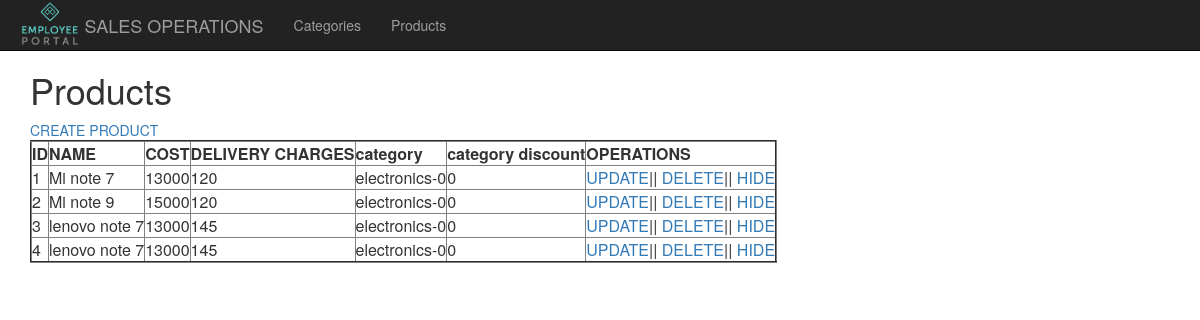
Screenshot of /products/ with the database file from the repository.
### product/models.py (models this page shows)
class Product(models.Model):
    name = models.CharField(max_length=250)
    cost = models.PositiveIntegerField(default=0)
    deliver_charges = models.PositiveIntegerField(default=0)
    category = models.ForeignKey(Category, on_delete=models.PROTECT)

class Category(models.Model):
    name=models.CharField(max_length=250)
    hide = models.BooleanField(default=False)
    discount = models.PositiveIntegerField(default=0)
    def __str__(self):
        return  "%s-%s" %(self.name, self.discount)

### product/views.py (the view)
# urls.py: path("products/", view_products)
def view_products(request):
    context = {"data": Product.objects.all()}
    return render(request, "products.html", context)

### product/templates/products.html
{% extends 'base.html'%}
{% block content%}
    <h1>Products</h1>
    <a href="/product/create/">CREATE PRODUCT</a>
    <table border="2">
        <tr>
            <th>ID</th>
            <th>NAME</th>
            <th>COST</th>
            <th>DELIVERY CHARGES</th>
            <th>category</th>
            <th>category discount</th>
            <th>OPERATIONS</th>
        </tr>
        {% for product in data %}
            <tr>
                <td>{{product.id}}</td>
                <td>{{ product.name}}</td>
                <td>{{ product.cost}}</td>
                <td>{{ product.deliver_charges}}</td>
                <td>{{ product.category}}</td>
                <td>{{ product.category.discount}}</td>
                <td><a href="/product/update/{{ cat.id }}/">UPDATE</a>||
                <a href="/product/delete/{{ cat.id }}/">DELETE</a>||
                <a href="/product/hide/{{ cat.id }}/">HIDE</a>
            </td>
            </tr>
        {% endfor %}
    </table>
{% endblock %}

### rows the page displays
Product: id "1", name "Mi note 7", cost "13000", deliver_charges "120", category "electronics-0", category.discount "0"
Product: id "2", name "Mi note 9", cost "15000", deliver_charges "120", category "electronics-0", category.discount "0"
Product: id "3", name "lenovo note 7", cost "13000", deliver_charges "145", category "electronics-0", category.discount "0"
Product: id "4", name "lenovo note 7", cost "13000", deliver_charges "145", category "electronics-0", category.discount "0"
